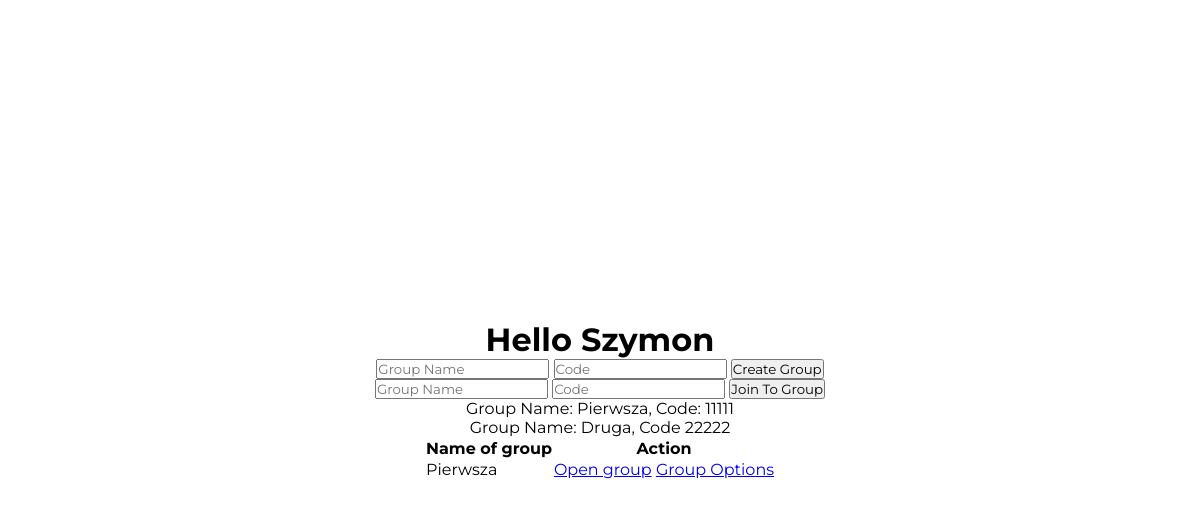
The app's page /profile (signed in), older data.
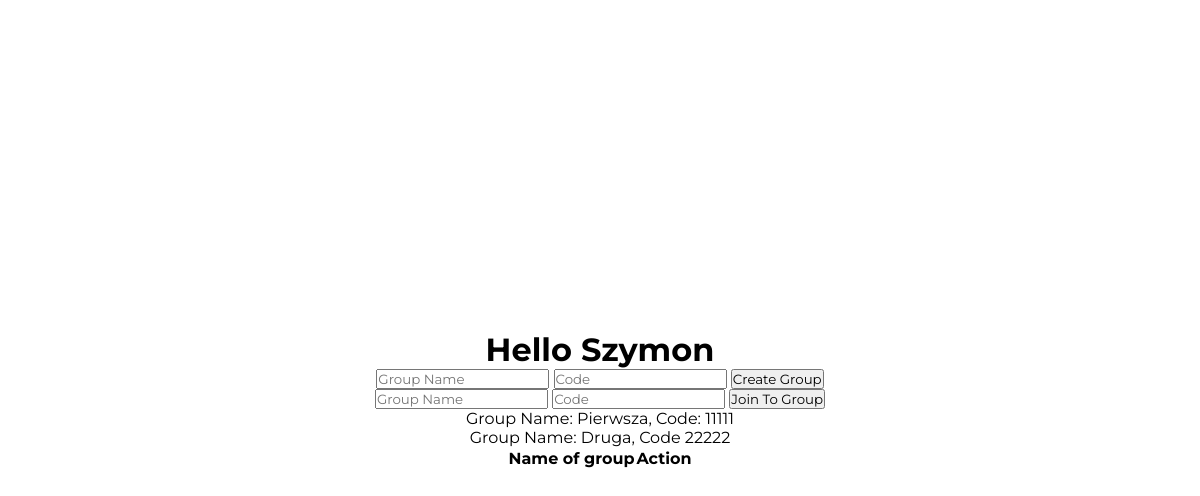
The same page, newer data.
### src/models.py (models this page shows, shortened)
class User(db.Model, UserMixin):
    id = db.Column(db.Integer, primary_key=True)
    name = db.Column(db.String, nullable=False)
    surname = db.Column(db.String, nullable=False)
    email = db.Column(db.String, nullable=False, unique=True)
    password = db.Column(db.String, nullable=False, unique=True)
    message = db.relationship("Message", backref="user", cascade="all, delete")
    group_participants = db.relationship("Group_participants", backref="user", cascade="all, delete")
    group = db.relationship("Group", backref="user", cascade="all, delete")

class Group(db.Model):
    id = db.Column(db.Integer, primary_key=True)
    group_name = db.Column(db.String, nullable=False)
    code = db.Column(db.Integer, nullable=False, unique=True)
    admin = db.Column(db.Integer, db.ForeignKey("user.id", ondelete='CASCADE'), nullable=False)
    group_participants = db.relationship("Group_participants", backref="group", cascade="all, delete")
    message_in_group = db.relationship("Message_in_group", backref="group", cascade="all, delete")

class Group_participants(db.Model):
    id = db.Column(db.Integer, primary_key=True)
    group_id = db.Column(db.Integer, db.ForeignKey("group.id", ondelete='CASCADE'), nullable=False)
    user_id = db.Column(db.Integer, db.ForeignKey("user.id", ondelete='CASCADE'), nullable=False)

### src/routes/group.py (the view, shortened to what this page needs)
@app.route('/profile', methods=['POST', 'GET'])
@login_required
def profile():
    formCreate = CreateGroupForm()
    formJoin = JoinGroupForm()
    form = GroupForm()
    print(form.validate_on_submit())
    groups = Group_participants.query.filter_by(user_id=current_user.id).all()
    return render_template('profile.html', user=current_user, formCreate=formCreate, formJoin=formJoin, groups=groups, Group=Group)

### src/form.py
class CreateGroupForm(GroupForm):
    submit_create = SubmitField("Create Group")

class JoinGroupForm(GroupForm):
    submit_join = SubmitField("Join To Group")

### src/__init__.py (called while the page is built)
@login_manager.user_loader
def load_user(id):
    return User.query.get(int(id))

### src/templates/profile.html (shortened to what this page needs)
{% extends 'base.html' %}
{% block body %}
    <h1>Hello {{ user.name }}</h1>
    <form action="/profile" method="post">
        {{ formCreate.group_name }}
        {{ formCreate.code }}
        {{ formCreate.submit_create }}
    </form>
    <form action="/profile" method="post">
        {{ formJoin.group_name }}
        {{ formJoin.code }}
        {{ formJoin.submit_join }}
    </form>
    <p>Group Name: Pierwsza, Code: 11111</p>
    <p>Group Name: Druga, Code 22222</p>
    <table>
        <thead>
            <tr>
                <th>Name of group</th>
                <th>Action</th>
            </tr>
        </thead>
        <tbody>
            {% for group in groups %}
                <tr>
                    <td>
                        {{ Group.query.filter_by(id=group.group_id).first().group_name }}
                    </td>
                    <td>
                        <a href="/group/{{ group.group_id }}">Open group</a>
                        {% if Group.query.filter_by(id=group.group_id).first().admin == user.id %}
                            <a href="/group/{{ group.group_id }}/options">Group Options</a>
                        {% endif %}
                    </td>
                </tr>
            {% endfor %}
        </tbody>
    </table>
{% endblock %}

### src/templates/base.html (shortened to what this page needs)
<!DOCTYPE html>
<html lang="en">
<head>
    <link rel="stylesheet" href="{{ url_for('static', filename='styles/base.css' )}}">
</head>
<body>
    {% block body %}{% endblock %}
</body>
</html>

### src/static/styles/base.css (style rules this page uses)
* { margin: 0; padding: 0; box-sizing: border-box; font-family: "Montserrat", serif; }
body { min-width: 100vw; min-height: 100vh; display: flex; justify-content: center; align-items: center; flex-direction: column; }

Row changes from the older to the newer data that the page shows:
removed Group: query.filter_by "Pierwsza"
